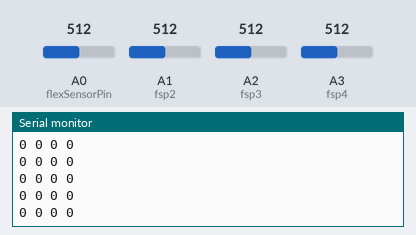
Simulated run of this sketch. Board: Arduino Uno, built with avr-gcc and run on an emulated ATmega328P. On the bench: the last lines printed to the serial monitor. Inputs (shaded band) come from the test bench; at power-on: A0 (flexSensorPin) = 512, A2 (fsp3) = 512, A1 (fsp2) = 512, A3 (fsp4) = 512.

Above: at 1.2 s.
1.3 s: A0 (flexSensorPin) set to 306
At 2.2 s:
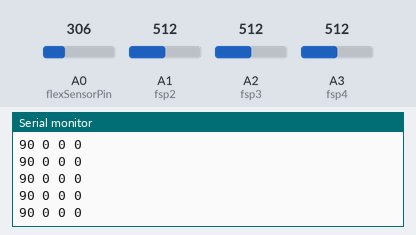
2.8 s: A2 (fsp3) set to 306
At 3.8 s:
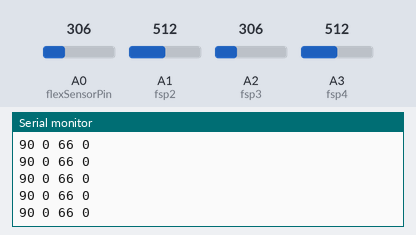
4.3 s: A1 (fsp2) set to 30
At 5.0 s:
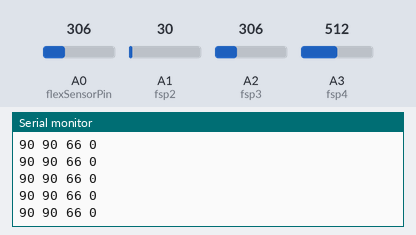
5.8 s: A3 (fsp4) set to 30
At 6.8 s:
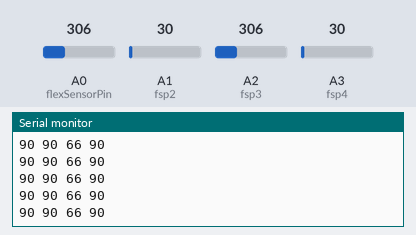
7.3 s: A1 (fsp2) set to 306
At 8.2 s:
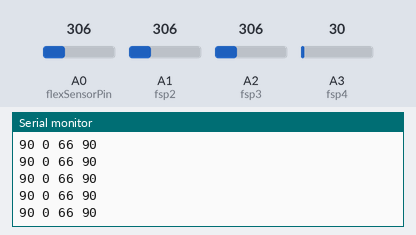
8.8 s: A2 (fsp3) set to 30
At 9.9 s:
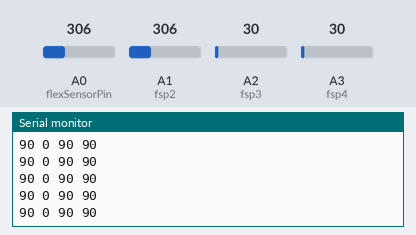
Timing chart, 0 to 11.3 s (numbered marks = the images above; inputs shaded):
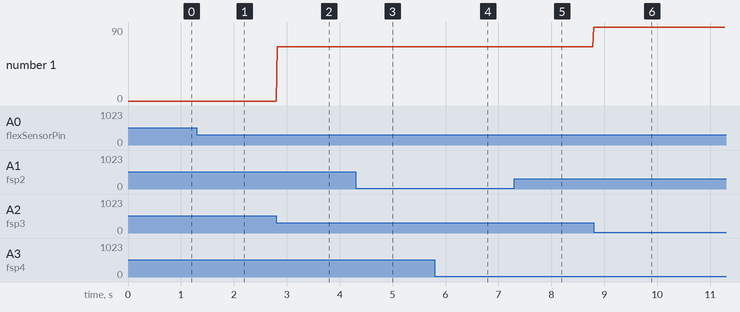

Measured:
- after the input at 1.3 s, the serial monitor: prints a new line at once (image 1)
- after the input at 2.8 s, the serial monitor: prints a new line at once (image 2)
- after the input at 4.3 s, the serial monitor: prints a new line at once (image 3)
- after the input at 5.8 s, the serial monitor: prints a new line at once (image 4)
- after the input at 7.3 s, the serial monitor: prints a new line at once (image 5)
- after the input at 8.8 s, the serial monitor: prints a new line at once (image 6)
- plotted number 1: 0 → 66 after the input at 2.8 s

The sketch:

Flexbro_v4.ino
```cpp
// Download to arduino port first, then switch to Serial port

/*
#include <SoftwareSerial.h>

#define RX 10
#define TX 11

SoftwareSerial Serial(RX, TX);
*/
const int flexSensorPin = A0; //analog pin 0
const int fsp2 = A1;
const int fsp3 = A2;
const int fsp4 = A3;

void setup() {
  Serial.begin(115200);
}

void loop() {

  int fsr[4];                              //refers to color of heat shrink
  fsr[0] = analogRead(flexSensorPin);   //red - right thumb
  fsr[1] = analogRead(fsp2);            //green - index right / ring left
  fsr[2] = analogRead(fsp3);            //blue - ring right / index left
  fsr[3] = analogRead(fsp4);            //white - thumb left

   int mapped[4];                         //mapped values (0-90) for each

   mapped[0] = map(fsr[0], 420, 328, 0, 90);//index right
   mapped[1] = map(fsr[1], 190, 118, 0, 90); // thumb right
   mapped[2] = map(fsr[2], 427, 264, 0, 90);//ring right
   mapped[3] = map(fsr[3], 230, 140, 0, 90);//pinky right

   int constrained[4];
   for(int ii = 0; ii < 4; ii++){
     constrained[ii] = constrain(mapped[ii], 0, 90);
     }


   for(int i = 0; i < 4; i++){
     Serial.print(constrained[i]);
     Serial.print(" ");
     }

     Serial.println(" ");
  delay(20); //just here to slow down the output for easier reading
}
```
